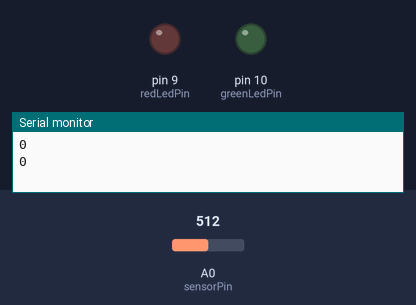
Bench run of a sketch on a simulated Arduino Uno, built with avr-gcc and run on an emulated ATmega328P. On the bench: output pins drawn as LEDs (lit = HIGH), the last lines printed to the serial monitor. The test bench sets the inputs (shaded band); at power-on: A0 (sensorPin) = 512.

Above: at 2.8 s.
2.9 s: A0 (sensorPin) set to 1013
5.6 s: A0 (sensorPin) set to 1023
At 6.8 s:
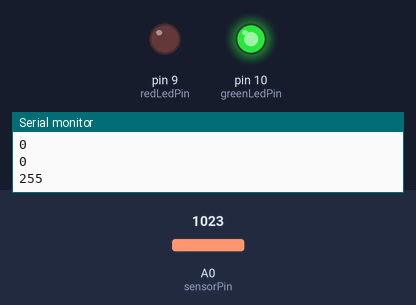
At 7.6 s:
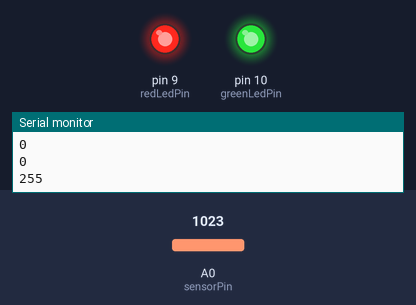
8.5 s: A0 (sensorPin) set to 900
At 10.8 s:
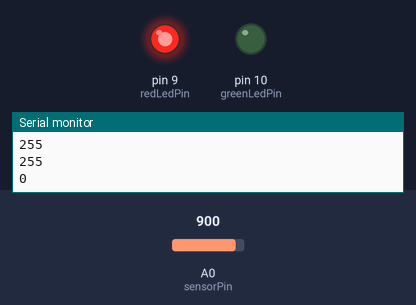
Timing chart, 0 to 12.5 s (numbered marks = the images above; inputs shaded):
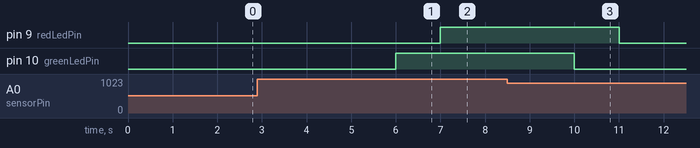

The sketch:

sketch.ino
```cpp
int greenLedPin = 10;
int redLedPin = 9;
int sensorValue = 0; // variable for sensor value
int sensorPin = A0; // variable for sensor pin

void setup() {
pinMode(sensorPin, INPUT);
  pinMode(greenLedPin, OUTPUT);
  pinMode(redLedPin, OUTPUT);
  Serial.begin(9600);
}
void loop() {

    sensorValue = analogRead(sensorPin);
    sensorValue = (sensorValue/1023)*255;
    Serial.println(sensorValue);
  analogWrite(greenLedPin, sensorValue);  // turn analogWrite(yellowLedPin, 128); // turn on the yellow LED half way
  delay(1000);                    // wait one second
  analogWrite(greenLedPin, sensorValue);    // turn the green LED off
  analogWrite(redLedPin, sensorValue); // turn on the yellow LED maximally
  delay(1000);                    // wait one second
}
```

Measured:
- the behaviour switches between 1022 and 1023 on A0 (sensorPin) (found by bisection; images 0 and 1)
- after the input at 5.6 s, pin 9 (redLedPin): LOW → HIGH after 1.4 s; pin 10 (greenLedPin): LOW → HIGH after 0.40 s
- after the input at 8.5 s, pin 9 (redLedPin): HIGH → LOW after 2.5 s; pin 10 (greenLedPin): HIGH → LOW after 1.5 s
